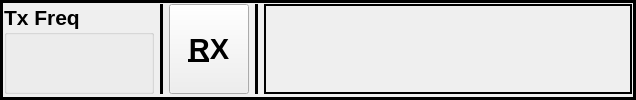
<?xml version="1.0" encoding="UTF-8"?>
<ui version="4.0">
 <class>CTxDisplay</class>
 <widget class="QFrame" name="CTxDisplay">
  <property name="geometry">
   <rect>
    <x>0</x>
    <y>0</y>
    <width>636</width>
    <height>100</height>
   </rect>
  </property>
  <property name="windowTitle">
   <string>Frame</string>
  </property>
  <property name="frameShape">
   <enum>QFrame::Box</enum>
  </property>
  <property name="frameShadow">
   <enum>QFrame::Plain</enum>
  </property>
  <property name="lineWidth">
   <number>3</number>
  </property>
  <layout class="QGridLayout" name="gridLayout">
   <property name="leftMargin">
    <number>1</number>
   </property>
   <property name="topMargin">
    <number>1</number>
   </property>
   <property name="rightMargin">
    <number>1</number>
   </property>
   <property name="bottomMargin">
    <number>1</number>
   </property>
   <property name="spacing">
    <number>2</number>
   </property>
   <item row="0" column="0">
    <layout class="QHBoxLayout" name="horizontalLayout" stretch="0,0,0,0,1">
     <property name="spacing">
      <number>6</number>
     </property>
     <property name="sizeConstraint">
      <enum>QLayout::SetMinimumSize</enum>
     </property>
     <property name="bottomMargin">
      <number>2</number>
     </property>
     <item>
      <widget class="FrequencySelect" name="TxFreq">
       <property name="minimumSize">
        <size>
         <width>150</width>
         <height>0</height>
        </size>
       </property>
       <property name="maximumSize">
        <size>
         <width>150</width>
         <height>16777215</height>
        </size>
       </property>
       <property name="font">
        <font>
         <pointsize>16</pointsize>
         <weight>75</weight>
         <bold>true</bold>
        </font>
       </property>
       <property name="title">
        <string>Tx Freq</string>
       </property>
       <property name="alignment">
        <set>Qt::AlignLeading|Qt::AlignLeft|Qt::AlignTop</set>
       </property>
      </widget>
     </item>
     <item>
      <widget class="Line" name="line">
       <property name="frameShadow">
        <enum>QFrame::Plain</enum>
       </property>
       <property name="lineWidth">
        <number>3</number>
       </property>
       <property name="orientation">
        <enum>Qt::Vertical</enum>
       </property>
      </widget>
     </item>
     <item>
      <widget class="CLedButton" name="TxFunctions">
       <property name="sizePolicy">
        <sizepolicy hsizetype="Minimum" vsizetype="Minimum">
         <horstretch>0</horstretch>
         <verstretch>0</verstretch>
        </sizepolicy>
       </property>
       <property name="minimumSize">
        <size>
         <width>40</width>
         <height>40</height>
        </size>
       </property>
       <property name="font">
        <font>
         <pointsize>22</pointsize>
         <weight>75</weight>
         <bold>true</bold>
        </font>
       </property>
       <property name="text">
        <string>&amp;RX</string>
       </property>
      </widget>
     </item>
     <item>
      <widget class="Line" name="line_2">
       <property name="frameShadow">
        <enum>QFrame::Plain</enum>
       </property>
       <property name="lineWidth">
        <number>3</number>
       </property>
       <property name="orientation">
        <enum>Qt::Vertical</enum>
       </property>
      </widget>
     </item>
     <item>
      <widget class="TxWindow" name="txWindow">
       <property name="font">
        <font>
         <pointsize>18</pointsize>
         <weight>75</weight>
         <italic>false</italic>
         <bold>true</bold>
        </font>
       </property>
       <property name="focusPolicy">
        <enum>Qt::StrongFocus</enum>
       </property>
       <property name="frameShape">
        <enum>QFrame::Box</enum>
       </property>
       <property name="frameShadow">
        <enum>QFrame::Plain</enum>
       </property>
       <property name="lineWidth">
        <number>2</number>
       </property>
      </widget>
     </item>
    </layout>
   </item>
  </layout>
 </widget>
 <customwidgets>
  <customwidget>
   <class>FrequencySelect</class>
   <extends>QGroupBox</extends>
   <header>frequencyselect.h</header>
   <container>1</container>
   <slots>
    <signal>FrequencyChanged(double)</signal>
   </slots>
  </customwidget>
  <customwidget>
   <class>CLedButton</class>
   <extends>QPushButton</extends>
   <header>cledbutton.h</header>
  </customwidget>
  <customwidget>
   <class>TxWindow</class>
   <extends>QFrame</extends>
   <header>txwindow.h</header>
   <container>1</container>
  </customwidget>
 </customwidgets>
 <resources/>
 <connections/>
</ui>
